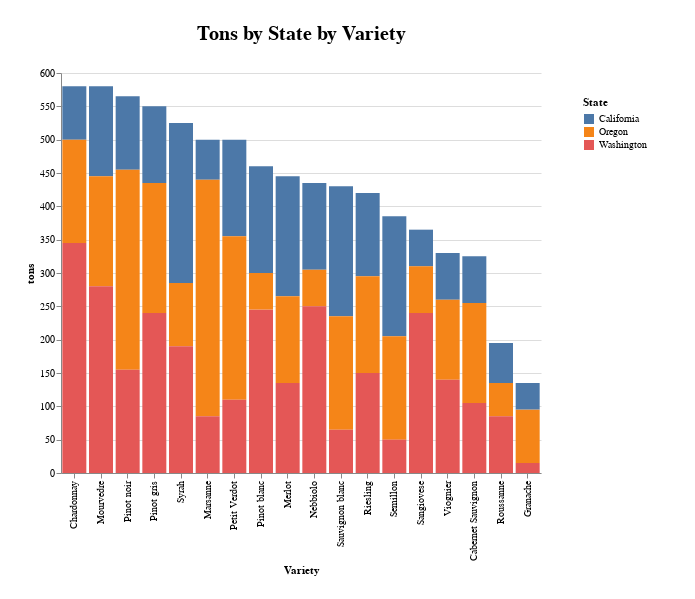

Notebook code cell kept with this figure:
### Code cell
chart_buyer = requests.get('http://127.0.0.1:8000/graph/df-grapes-by-state-buyer').json()
Chart.from_dict(chart_buyer)

### Figure 1 — Vega-Lite specification as saved in the notebook (floating-point values rounded to 4 significant figures)
{"config": {"view": {"continuousWidth": 400, "continuousHeight": 300, "stroke": "#FFF"}, "legend": {"padding": 24}, "title": {"fontSize": 20, "offset": 24}}, "data": {"name": "data-130aadadbf22f5af356faa37504950c6"}, "mark": "bar", "datasets": {"data-130aadadbf22f5af356faa37504950c6": [{"variety": "Cabernet Sauvignon", "side": "Buyer", "state": "California", "tons": 70}, {"variety": "Cabernet Sauvignon", "side": "Buyer", "state": "Oregon", "tons": 150}, {"variety": "Cabernet Sauvignon", "side": "Buyer", "state": "Washington", "tons": 105}, {"variety": "Chardonnay", "side": "Buyer", "state": "California", "tons": 80}, {"variety": "Chardonnay", "side": "Buyer", "state": "Oregon", "tons": 155}, {"variety": "Chardonnay", "side": "Buyer", "state": "Washington", "tons": 345}, {"variety": "Granache", "side": "Buyer", "state": "California", "tons": 40}, {"variety": "Granache", "side": "Buyer", "state": "Oregon", "tons": 80}, {"variety": "Granache", "side": "Buyer", "state": "Washington", "tons": 15}, {"variety": "Marsanne", "side": "Buyer", "state": "California", "tons": 60}, {"variety": "Marsanne", "side": "Buyer", "state": "Oregon", "tons": 355}, {"variety": "Marsanne", "side": "Buyer", "state": "Washington", "tons": 85}, {"variety": "Merlot", "side": "Buyer", "state": "California", "tons": 180}, {"variety": "Merlot", "side": "Buyer", "state": "Oregon", "tons": 130}, {"variety": "Merlot", "side": "Buyer", "state": "Washington", "tons": 135}, {"variety": "Mourvedre", "side": "Buyer", "state": "California", "tons": 135}, {"variety": "Mourvedre", "side": "Buyer", "state": "Oregon", "tons": 165}, {"variety": "Mourvedre", "side": "Buyer", "state": "Washington", "tons": 280}, {"variety": "Nebbiolo", "side": "Buyer", "state": "California", "tons": 130}, {"variety": "Nebbiolo", "side": "Buyer", "state": "Oregon", "tons": 55}, {"variety": "Nebbiolo", "side": "Buyer", "state": "Washington", "tons": 250}, {"variety": "Petit Verdot", "side": "Buyer", "state": "California", "tons": 145}, {"variety": "Petit Verdot", "side": "Buyer", "state": "Oregon", "tons": 245}, {"variety": "Petit Verdot", "side": "Buyer", "state": "Washington", "tons": 110}, {"variety": "Pinot blanc", "side": "Buyer", "state": "California", "tons": 160}, {"variety": "Pinot blanc", "side": "Buyer", "state": "Oregon", "tons": 55}, {"variety": "Pinot blanc", "side": "Buyer", "state": "Washington", "tons": 245}, {"variety": "Pinot gris", "side": "Buyer", "state": "California", "tons": 115}, {"variety": "Pinot gris", "side": "Buyer", "state": "Oregon", "tons": 195}, {"variety": "Pinot gris", "side": "Buyer", "state": "Washington", "tons": 240}, {"variety": "Pinot noir", "side": "Buyer", "state": "California", "tons": 110}, {"variety": "Pinot noir", "side": "Buyer", "state": "Oregon", "tons": 300}, {"variety": "Pinot noir", "side": "Buyer", "state": "Washington", "tons": 155}, {"variety": "Riesling", "side": "Buyer", "state": "California", "tons": 125}, {"variety": "Riesling", "side": "Buyer", "state": "Oregon", "tons": 145}, {"variety": "Riesling", "side": "Buyer", "state": "Washington", "tons": 150}, {"variety": "Roussanne", "side": "Buyer", "state": "California", "tons": 60}, {"variety": "Roussanne", "side": "Buyer", "state": "Oregon", "tons": 50}, {"variety": "Roussanne", "side": "Buyer", "state": "Washington", "tons": 85}, {"variety": "Sangiovese", "side": "Buyer", "state": "California", "tons": 55}, {"variety": "Sangiovese", "side": "Buyer", "state": "Oregon", "tons": 70}, {"variety": "Sangiovese", "side": "Buyer", "state": "Washington", "tons": 240}, {"variety": "Sauvignon blanc", "side": "Buyer", "state": "California", "tons": 195}, {"variety": "Sauvignon blanc", "side": "Buyer", "state": "Oregon", "tons": 170}, {"variety": "Sauvignon blanc", "side": "Buyer", "state": "Washington", "tons": 65}, {"variety": "Semillon", "side": "Buyer", "state": "California", "tons": 180}, {"variety": "Semillon", "side": "Buyer", "state": "Oregon", "tons": 155}, {"variety": "Semillon", "side": "Buyer", "state": "Washington", "tons": 50}, {"variety": "Syrah", "side": "Buyer", "state": "California", "tons": 240}, {"variety": "Syrah", "side": "Buyer", "state": "Oregon", "tons": 95}, {"variety": "Syrah", "side": "Buyer", "state": "Washington", "tons": 190}, {"variety": "Viognier", "side": "Buyer", "state": "California", "tons": 70}, {"variety": "Viognier", "side": "Buyer", "state": "Oregon", "tons": 120}, {"variety": "Viognier", "side": "Buyer", "state": "Washington", "tons": 140}]}, "encoding": {"color": {"field": "state", "title": "State", "type": "nominal"}, "tooltip": [{"field": "state", "type": "nominal"}, {"field": "variety", "type": "nominal"}, {"field": "tons", "type": "quantitative"}], "x": {"field": "variety", "sort": "-y", "title": "Variety", "type": "nominal"}, "y": {"field": "tons", "type": "quantitative"}}, "height": 400, "padding": 24, "title": "Tons by State by Variety", "width": 480, "$schema": "https://vega.github.io/schema/vega-lite/v4.17.0.json"}
